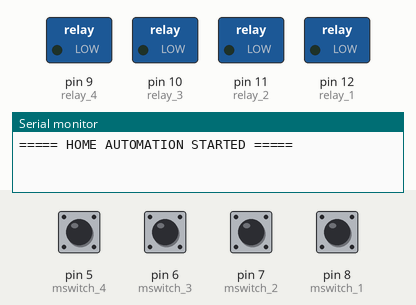
Simulated run of this sketch. Board: Arduino Uno, built with avr-gcc and run on an emulated ATmega328P. On the bench: switched loads named in the sketch (green lamp = pin HIGH), the last lines printed to the serial monitor. The inputs (shaded band) are chosen by the test bench; at power-on: pin 5 (mswitch_4), pin 6 (mswitch_3), pin 7 (mswitch_2), pin 8 (mswitch_1) HIGH.

Above: at 1.2 s.
1.3 s: pin 5 (mswitch_4) pulled LOW for 0.15 s
At 2.5 s:
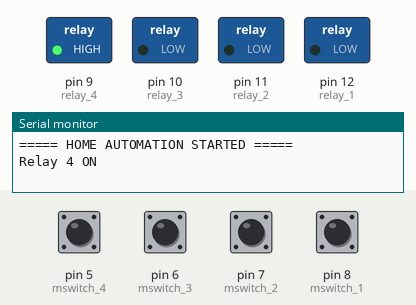
2.9 s: pin 6 (mswitch_3) pulled LOW for 0.15 s
At 3.8 s:
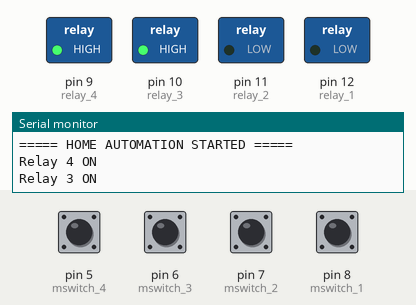
4.5 s: pin 7 (mswitch_2) pulled LOW for 0.15 s
At 5.0 s:
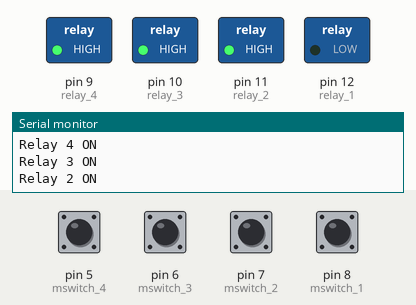
6.1 s: pin 8 (mswitch_1) pulled LOW for 0.15 s
At 7.3 s:
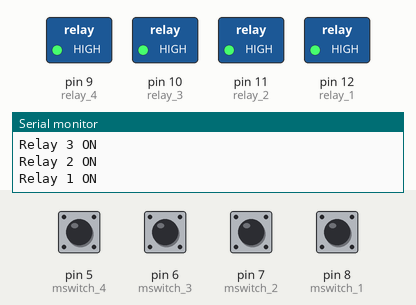
7.7 s: pin 5 (mswitch_4) pulled LOW for 1 s
At 8.7 s:
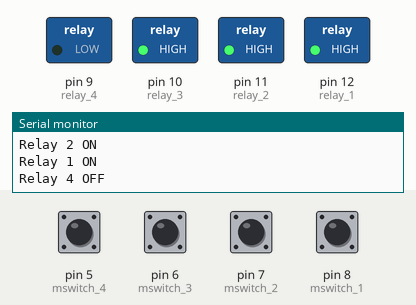
10.2 s: pin 6 (mswitch_3) pulled LOW for 1 s
At 10.6 s:
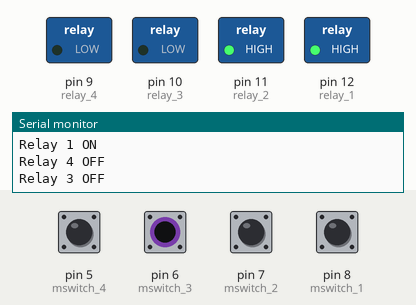
Timing chart, 0 to 13.2 s (numbered marks = the images above; inputs shaded):
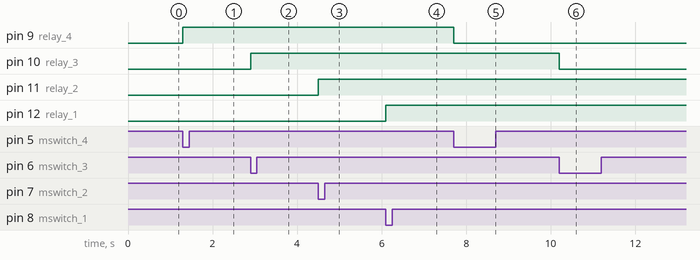

Measured:
- after the input at 1.3 s, pin 9 (relay_4): LOW → HIGH at once
- after the input at 2.9 s, pin 10 (relay_3): LOW → HIGH at once
- after the input at 4.5 s, pin 11 (relay_2): LOW → HIGH at once
- after the input at 6.1 s, pin 12 (relay_1): LOW → HIGH at once
- after the input at 7.7 s, pin 9 (relay_4): HIGH → LOW at once
- after the input at 10.2 s, pin 10 (relay_3): HIGH → LOW at once

The sketch:

SmartHome-Automation.ino
```cpp
#include <SPI.h>
#include <Wire.h>
#include <IRremote.h>

// ================= RELAY PINS =================
const int relay_1 = 12;
const int relay_2 = 11;
const int relay_3 = 10;
const int relay_4 = 9;

// ================= SWITCH PINS =================
const int mswitch_1 = 8;
const int mswitch_2 = 7;
const int mswitch_3 = 6;
const int mswitch_4 = 5;

// ================= IR RECEIVER =================
const int RECV_PIN = 3;

// ================= TOGGLE STATES =================
bool toggleState_1 = false;
bool toggleState_2 = false;
bool toggleState_3 = false;
bool toggleState_4 = false;

// ==================================================
// SETUP
// ==================================================
void setup() {

  Serial.begin(9600);

  IrReceiver.begin(RECV_PIN, ENABLE_LED_FEEDBACK);

  pinMode(relay_1, OUTPUT);
  pinMode(relay_2, OUTPUT);
  pinMode(relay_3, OUTPUT);
  pinMode(relay_4, OUTPUT);

  pinMode(mswitch_1, INPUT_PULLUP);
  pinMode(mswitch_2, INPUT_PULLUP);
  pinMode(mswitch_3, INPUT_PULLUP);
  pinMode(mswitch_4, INPUT_PULLUP);

  digitalWrite(relay_1, LOW);
  digitalWrite(relay_2, LOW);
  digitalWrite(relay_3, LOW);
  digitalWrite(relay_4, LOW);

  Serial.println("===== HOME AUTOMATION STARTED =====");
}

// ==================================================
// RELAY FUNCTION
// ==================================================
void relayOnOff(int relayNumber) {

  switch (relayNumber) {

    case 1:
      toggleState_1 = !toggleState_1;
      digitalWrite(relay_1, toggleState_1);
      Serial.println(toggleState_1 ? "Relay 1 ON" : "Relay 1 OFF");
      break;

    case 2:
      toggleState_2 = !toggleState_2;
      digitalWrite(relay_2, toggleState_2);
      Serial.println(toggleState_2 ? "Relay 2 ON" : "Relay 2 OFF");
      break;

    case 3:
      toggleState_3 = !toggleState_3;
      digitalWrite(relay_3, toggleState_3);
      Serial.println(toggleState_3 ? "Relay 3 ON" : "Relay 3 OFF");
      break;

    case 4:
      toggleState_4 = !toggleState_4;
      digitalWrite(relay_4, toggleState_4);
      Serial.println(toggleState_4 ? "Relay 4 ON" : "Relay 4 OFF");
      break;
  }

  delay(200);
}

// ==================================================
// LOOP
// ==================================================
void loop() {

  // ================= MANUAL SWITCH =================
  if (digitalRead(mswitch_1) == LOW) {
    relayOnOff(1);
    while (digitalRead(mswitch_1) == LOW);
  }

  if (digitalRead(mswitch_2) == LOW) {
    relayOnOff(2);
    while (digitalRead(mswitch_2) == LOW);
  }

  if (digitalRead(mswitch_3) == LOW) {
    relayOnOff(3);
    while (digitalRead(mswitch_3) == LOW);
  }

  if (digitalRead(mswitch_4) == LOW) {
    relayOnOff(4);
    while (digitalRead(mswitch_4) == LOW);
  }

  // ================= IR REMOTE =================
  if (IrReceiver.decode()) {

    unsigned long receivedCode =
      IrReceiver.decodedIRData.decodedRawData;

    Serial.print("Received Code: ");
    Serial.println(receivedCode, HEX);

    switch (receivedCode) {

      case 0xEF10BF00:
        relayOnOff(1);
        break;

      case 0xEE11BF00:
        relayOnOff(2);
        break;

      case 0xED12BF00:
        relayOnOff(3);
        break;

      case 0xEB14BF00:
        relayOnOff(4);
        break;

      default:
        Serial.println("Unknown Button");
        break;
    }

    IrReceiver.resume();
  }
}
```
